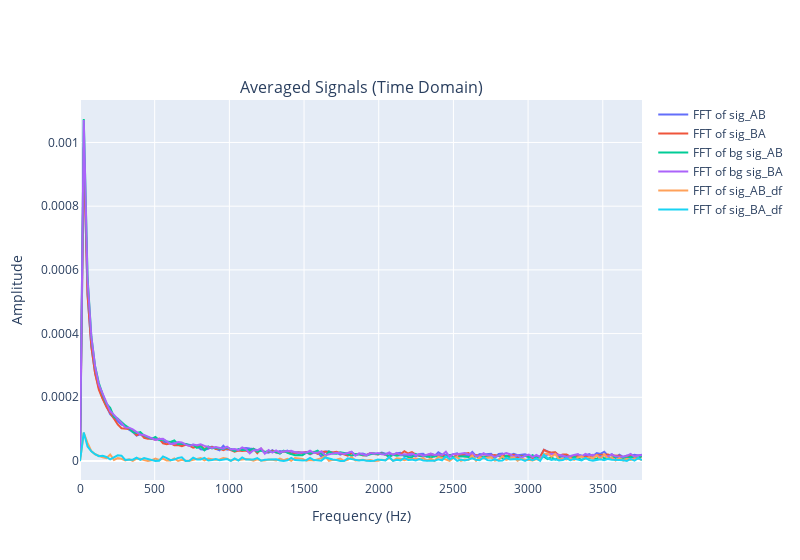

Notebook cell for this chart:
### Code cell
# --- Define a helper function for FFT calculation ---
def calculate_fft(signal_avg, tau_array):
    N = len(signal_avg)
    try:
        T = tau_array[1] - tau_array[0]  # Sample spacing
    except IndexError:
        print("Warning: tau_array might not have enough points to determine sample spacing. Assuming T=1.")
        T = 1.0  # Default to 1 if not enough points

    # Remove DC component (mean) before FFT
    yf = np.fft.fft(signal_avg - np.mean(signal_avg))
    xf = np.fft.fftfreq(N, T)[:N//2] * 1e9

    # Amplitude normalization
    amplitude = 2.0/N * np.abs(yf[0:N//2])
    return xf, amplitude

# Calculate FFT for both signals
xf_AB, amp_AB = calculate_fft(sig_AB, dataset["tau_AB"])
xf_BA, amp_BA = calculate_fft(sig_BA, dataset["tau_BA"])
xf_AB, amp_AB_bg = calculate_fft(sig_AB_bg, dataset["tau_AB"])
xf_BA, amp_BA_bg = calculate_fft(sig_BA_bg, dataset["tau_BA"])
xf_AB, amp_AB_df = calculate_fft(sig_AB-sig_AB_bg, dataset["tau_AB"])
xf_BA, amp_BA_df = calculate_fft(sig_BA-sig_BA_bg, dataset["tau_BA"])


# --- Plotting with Plotly ---
import plotly.graph_objects as go
from plotly.subplots import make_subplots
# Create subplots for time domain and frequency domain
fig = make_subplots(rows=1, cols=1,
                    subplot_titles=('Averaged Signals (Time Domain)', 'FFT of Averaged Signals (Frequency Domain)'))



# Add frequency domain plots
fig.add_trace(go.Scatter(x=xf_AB, y=amp_AB, mode='lines', name='FFT of sig_AB'),
              row=1, col=1)
fig.add_trace(go.Scatter(x=xf_BA, y=amp_BA, mode='lines', name='FFT of sig_BA'),
              row=1, col=1)
fig.add_trace(go.Scatter(x=xf_AB, y=amp_AB_bg, mode='lines', name='FFT of bg sig_AB'),
              row=1, col=1)
fig.add_trace(go.Scatter(x=xf_BA, y=amp_BA_bg, mode='lines', name='FFT of bg sig_BA'),
              row=1, col=1)
fig.add_trace(go.Scatter(x=xf_AB, y=np.abs(amp_AB-amp_AB_bg), mode='lines', name='FFT of sig_AB_df'),
              row=1, col=1)
fig.add_trace(go.Scatter(x=xf_BA, y=np.abs(amp_BA-amp_BA_bg), mode='lines', name='FFT of sig_BA_df'),
              row=1, col=1)


# Update layout for frequency domain plot
fig.update_xaxes(title_text='Frequency (Hz)', row=1, col=1) # Changed to MHz

fig.update_yaxes(title_text='Amplitude', row=1, col=1)

# Update overall layout
fig.update_layout(width=800, showlegend=True, hovermode="x unified")
fig.show()

### Figure 1 — Plotly figure (JSON) as saved in the notebook; plotly's stock layout.template omitted (floating-point values rounded to 4 significant figures; data arrays with more than 128 entries replaced by an {"elided": "..."} marker saying what was removed)
{"data": [{"mode": "lines", "name": "FFT of sig_AB", "type": "scatter", "x": {"elided": "150 float values"}, "xaxis": "x", "y": {"elided": "150 float values"}, "yaxis": "y"}, {"mode": "lines", "name": "FFT of sig_BA", "type": "scatter", "x": {"elided": "150 float values"}, "xaxis": "x", "y": {"elided": "150 float values"}, "yaxis": "y"}, {"mode": "lines", "name": "FFT of bg sig_AB", "type": "scatter", "x": {"elided": "150 float values"}, "xaxis": "x", "y": {"elided": "150 float values"}, "yaxis": "y"}, {"mode": "lines", "name": "FFT of bg sig_BA", "type": "scatter", "x": {"elided": "150 float values"}, "xaxis": "x", "y": {"elided": "150 float values"}, "yaxis": "y"}, {"mode": "lines", "name": "FFT of sig_AB_df", "type": "scatter", "x": {"elided": "150 float values"}, "xaxis": "x", "y": {"elided": "150 float values"}, "yaxis": "y"}, {"mode": "lines", "name": "FFT of sig_BA_df", "type": "scatter", "x": {"elided": "150 float values"}, "xaxis": "x", "y": {"elided": "150 float values"}, "yaxis": "y"}], "layout": {"annotations": [{"font": {"size": 16}, "showarrow": false, "text": "Averaged Signals (Time Domain)", "x": 0.5, "xanchor": "center", "xref": "paper", "y": 1, "yanchor": "bottom", "yref": "paper"}], "hovermode": "x unified", "showlegend": true, "width": 800, "xaxis": {"anchor": "y", "domain": [0, 1], "title": {"text": "Frequency (Hz)"}}, "yaxis": {"anchor": "x", "domain": [0, 1], "title": {"text": "Amplitude"}}}}
